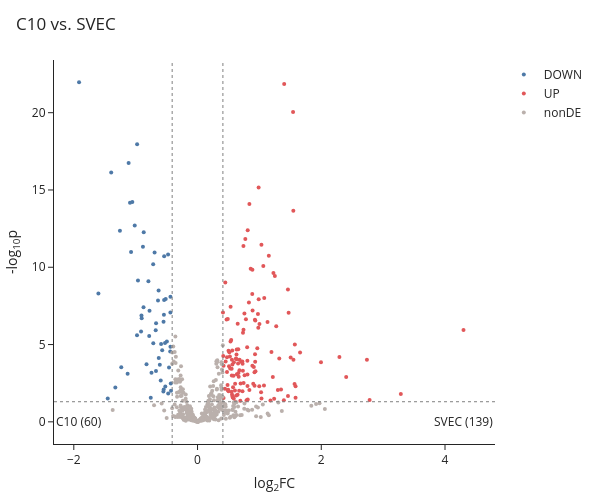

Write notebook code for a chart like this one.
### Markdown cell above
## Inspect differential expression

### Code cell
de = mm.tl.run_de(
    mdata, modality="protein", category="factor value[condition]",
    ctrl="C10", expr="SVEC",
)
volcano = mm.pl.plot_volcano(
    de.to_df(), ctrl=de.ctrl, expr=de.expr, log2fc_threshold=de.fc_pct_5,
)
volcano.show()
